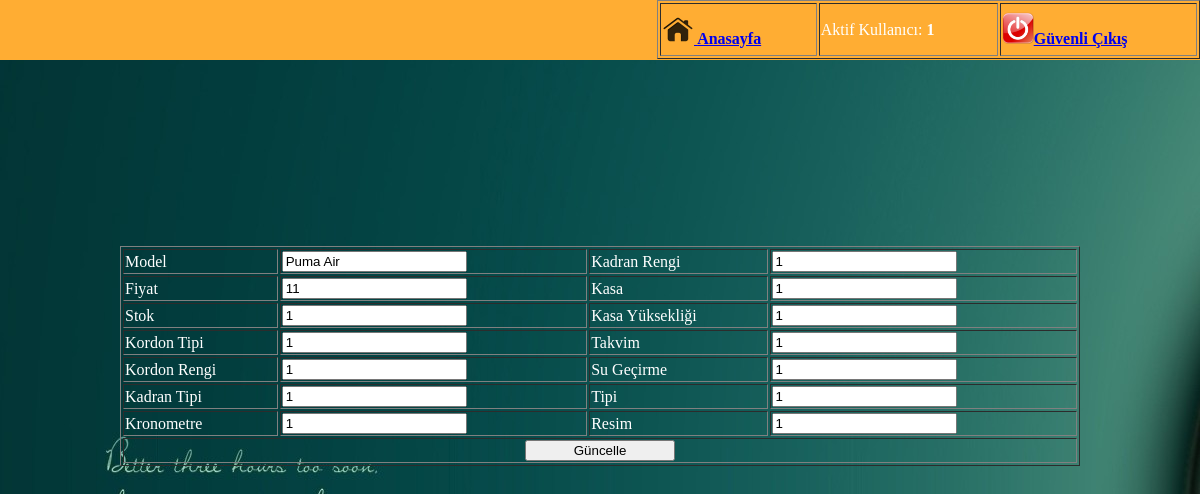
The app's page /panel/pages/uguncel.php?id=1 (signed in) with its own data.
### tables this page shows
CREATE TABLE `urun` (
  `id` int(11) NOT NULL auto_increment,
  `model` varchar(50) NOT NULL,
  `fiyat` int(50) NOT NULL,
  `stok` int(11) NOT NULL,
  `resim` text NOT NULL,
  `kordont` varchar(50) NOT NULL,
  `kordonr` varchar(50) NOT NULL,
  `kadrant` varchar(50) NOT NULL,
  `kadranr` varchar(50) NOT NULL,
  `kasa` varchar(50) NOT NULL,
  `takvim` varchar(50) NOT NULL,
  `su` varchar(50) NOT NULL,
  `kasay` varchar(50) NOT NULL,
  `ti` varchar(50) NOT NULL,
  `kro` varchar(50) NOT NULL,
  `tarih` timestamp NOT NULL default CURRENT_TIMESTAMP,
  `ip` varchar(50) NOT NULL,
  PRIMARY KEY  (`id`)
);

### panel/pages/uguncel.php (the view, shortened to what this page needs)
<!DOCTYPE html PUBLIC "-//W3C//DTD XHTML 1.0 Transitional//EN" "http://www.w3.org/TR/xhtml1/DTD/xhtml1-transitional.dtd">
<html xmlns="http://www.w3.org/1999/xhtml">
<head>
</head>
 <?php include("ustmenu.php");
 ?>
<body>
<form id="form1" name="form1" method="post" action="">
  <p>&nbsp;</p>
  <p>&nbsp;</p>
  <p>&nbsp;</p>
  <p>&nbsp;</p>
  <table width="80%" border="1" align="center">
    <tr>
    <?php
$gelen=$_GET['id'];
  $calistir=mysql_query("select * from urun where id=$gelen ") or die ("Hata Oluştu");
  while ($oku=mysql_fetch_assoc($calistir))
  {
  ?>
      <td>Model</td>
      <td><input type="text" name="textfield" id="textfield" value="<?php echo $oku['model']; ?>" /></td>
      <td>Kadran Rengi</td>
      <td><input type="text" name="textfield7" id="textfield7"  value="<?php echo $oku['kadranr']; ?>"/></td>
    </tr>
    <tr>
      <td><label for="textfield">Fiyat</label></td>
      <td><label for="textfield2"></label>
      <input type="text" name="textfield2" id="textfield2"  value="<?php echo $oku['fiyat']; ?>"/></td>
      <td><label for="textfield7">Kasa</label></td>
      <td><label for="textfield8"></label>
      <input type="text" name="textfield8" id="textfield8" value="<?php echo $oku['kasa']; ?>" /></td>
    </tr>
    <tr>
      <td>Stok</td>
      <td><input type="text" name="textfield3" id="textfield3"  value="<?php echo $oku['stok']; ?>"/></td>
      <td>Kasa Yüksekliği</td>
      <td><input type="text" name="textfield9" id="textfield9"  value="<?php echo $oku['kasay']; ?>"/></td>
    </tr>
    <tr>
      <td>Kordon Tipi</td>
      <td><input type="text" name="textfield4" id="textfield4"  value="<?php echo $oku['kordont']; ?>"/></td>
      <td>Takvim</td>
      <td><input type="text" name="textfield10" id="textfield10"  value="<?php echo $oku['takvim']; ?>"/></td>
    </tr>
    <tr>
      <td>Kordon Rengi</td>
      <td><input type="text" name="textfield5" id="textfield5"  value="<?php echo $oku['kordonr']; ?>"/></td>
      <td>Su Geçirme</td>
      <td><input type="text" name="textfield11" id="textfield11"  value="<?php echo $oku['su']; ?>"/></td>
    </tr>
    <tr>
      <td>Kadran Tipi</td>
      <td><input type="text" name="textfield6" id="textfield6"  value="<?php echo $oku['kadrant']; ?>"/></td>
      <td>Tipi</td>
      <td><input type="text" name="textfield12" id="textfield12" value="<?php echo $oku['ti']; ?>" /></td>
    </tr>
    <tr>
      <td>Kronometre </td>
      <td><input type="text" name="textfield13" id="textfield13"  value="<?php echo $oku['kro']; ?>"/></td>
      <td>Resim</td>
      <td><input type="text" name="textfield14" id="textfield14" value="<?php echo $oku['resim']; ?>" /></td>
    </tr>
    <tr align="center">
      <td colspan="4"><input type="submit" name="button" id="button" value="           Güncelle           " /></td>
    <?php }?>
    </tr>
  </table>
  <p>&nbsp;</p>
</form>
</body>
</html>

### panel/pages/ustmenu.php (shortened to what this page needs)
<div id="üst">
  <table width="543" height="59" border="1" align="right">
    <tr>
      <td><a href="panel.php"><img src="../img/home.png" width="32" height="32" /><strong> Anasayfa</strong></a></td>
      <td>Aktif Kullanıcı:<strong>
        <?php session_start();
	  echo $_SESSION['kad'];
	  ?>
      </strong></td>
      <td><a href="pquit.php"><img src="../img/2000px-Crystal_Clear_action_exit.svg.png" width="32" height="32" /><strong>Güvenli Çıkış</strong></a></td>
    </tr>
  </table>
</div>
<p>&nbsp;</p>

### panel/pages/uguncel.php (style rules this page uses)
body { background-color: #EED2B3; background-image: url("1.jpg"); background-attachment: fixed; margin: 0px; }
body,td,th { color: #FFF; }

### panel/pages/ustmenu.php (style rules this page uses)
#üst { width: 100%; background-color: #FFAD33; height: 60px; }
body { margin-left: 0px; margin-right: 0px; margin-top: 0px; }

### records on screen
urun: textfield "Puma Air", textfield7 "1", textfield2 "11", textfield8 "1", textfield3 "1", textfield9 "1", textfield4 "1", textfield10 "1", textfield5 "1", textfield11 "1", textfield6 "1", textfield12 "1", textfield13 "1", textfield14 "1"

### other values on screen
$_SESSION['kad'] "1"
